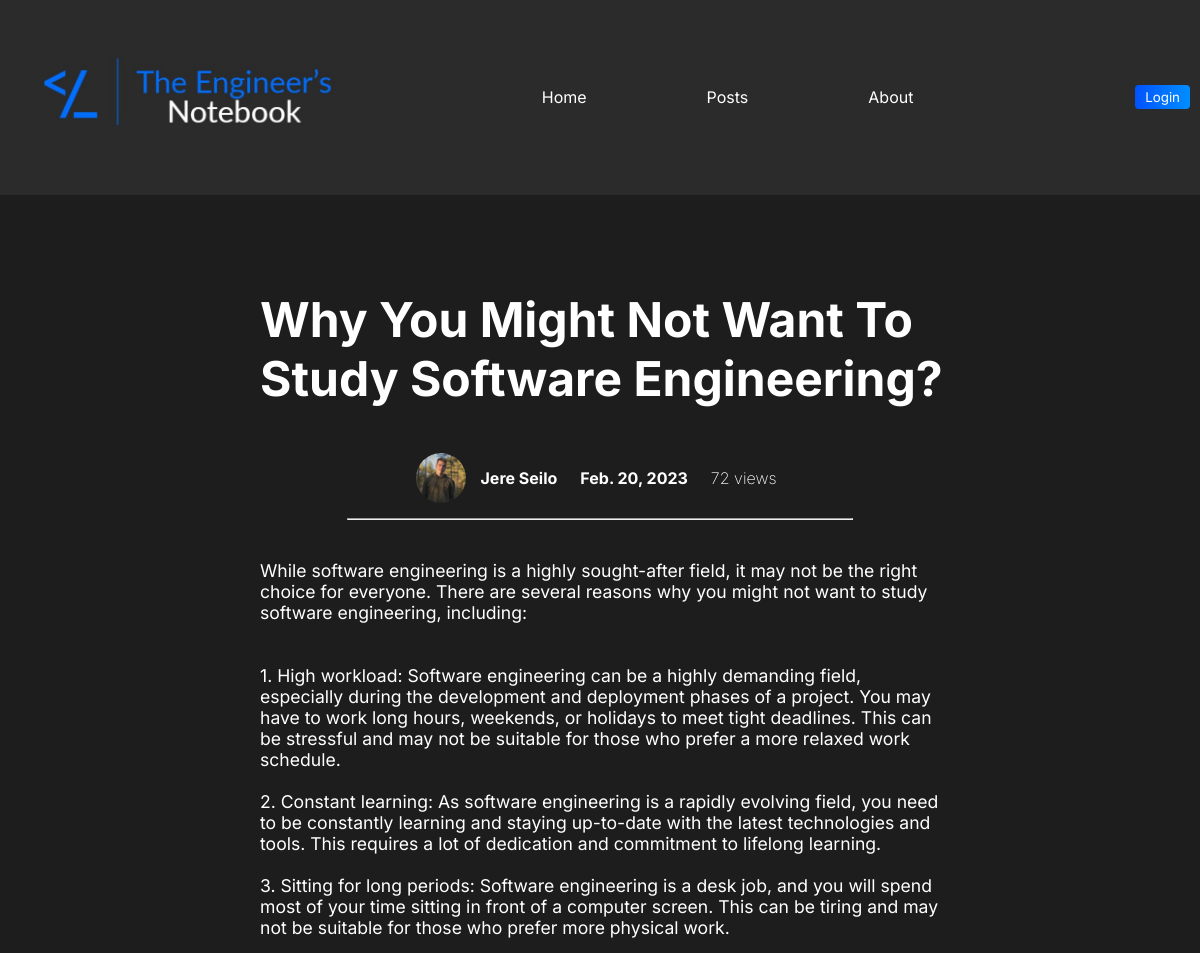
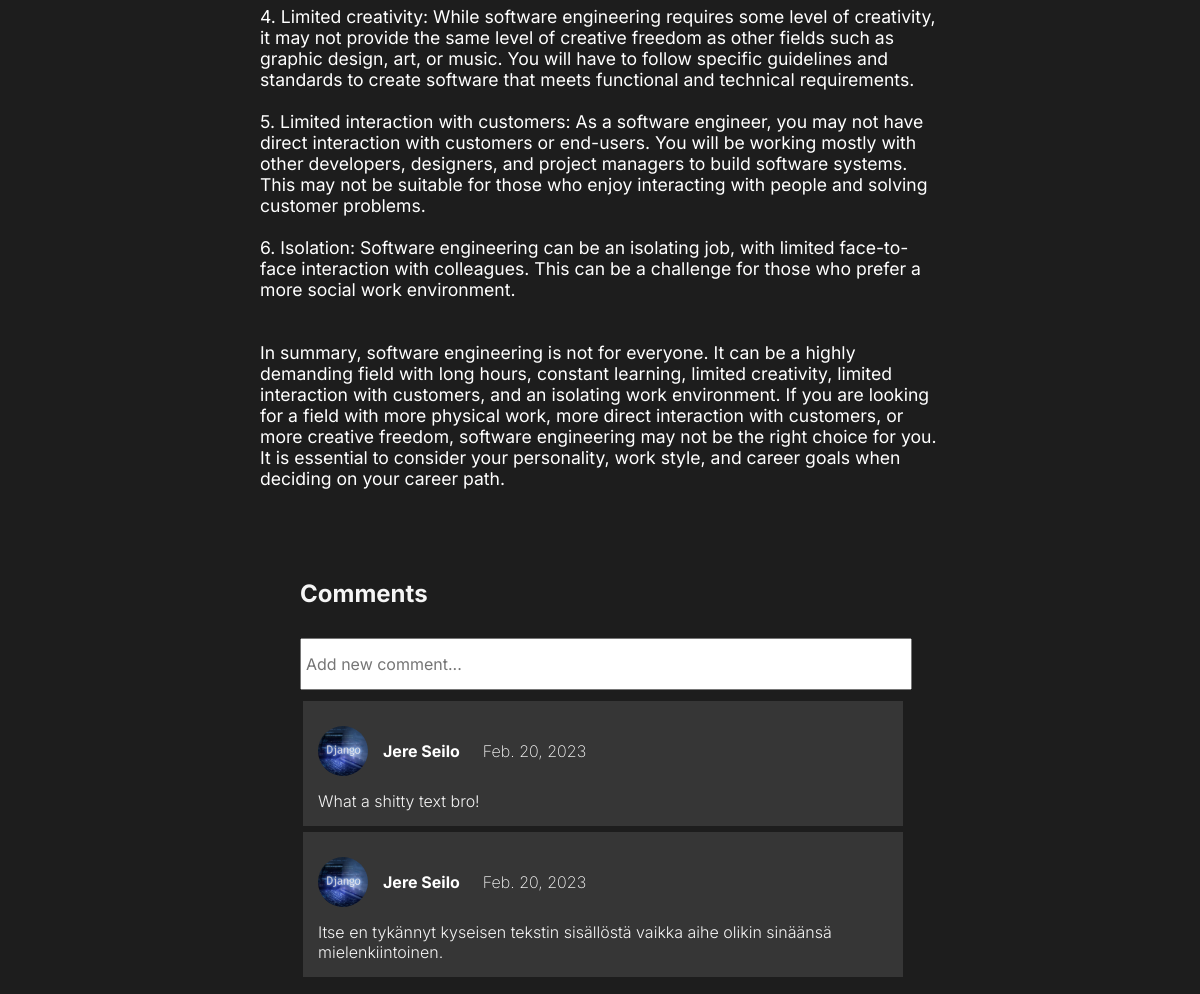
The page /posts/why-you-might-not-want-to-study-software-engineering on the database its author committed (2 pictures, top to bottom).
### blogapp/models.py (models this page shows, shortened)
class Post(models.Model):
    author = models.ForeignKey("Author", on_delete=models.CASCADE)
    title = models.CharField(max_length=80)
    intro = models.CharField(max_length=100)
    image = models.ImageField(upload_to="images")
    text = models.TextField()
    date = models.DateField(default=date.today())
    views = models.IntegerField(default=0)
    slug = models.SlugField(unique=True)
    def save(self, *args, **kwargs):
        self.slug = slugify(self.title)
        super(Post, self).save(*args, **kwargs)

class Author(models.Model):
    firstname = models.CharField(max_length=50)
    lastname = models.CharField(max_length=50)
    profilepic = models.ImageField(upload_to="images")
    def __str__(self):
        return (f"{self.firstname}  {self.lastname}")

### blogapp/views.py (the view, shortened to what this page needs)
# urls.py: path("posts/<slug:slug>", views.PostDetailView.as_view(), name="postdetail")
class PostDetailView(View):
    def get(self, request, slug):
        post = Post.objects.get(slug=slug)
        post.views += 1
        post.save()
        form = CommentForm()
        return render(request, "blogapp/postdetail.html", {"post":post, "form":form})

### blogapp/forms.py
class CommentForm(forms.Form):
    comment = forms.CharField(label="Comment", max_length=500, widget=forms.TextInput(attrs={'class':'commentbox', "placeholder":"Add new comment..."}))

### blogapp/templates/blogapp/postdetail.html (shortened to what this page needs)
{% extends 'base.html' %}
{% load static %}
{% block css_url%}{% static 'blogapp/postdetail.css' %}{% endblock css_url%}
{% block nav_css %}{% static 'nav.css' %}{% endblock nav_css %}
{% block content %}
{% include "nav.html" %}
<div class="main">
    <div class="textbox">
        <h2>{{post.title}}</h2>
        <div class="written">
            <img id="pp" src={{post.author.profilepic.url}}>
            <p>{{post.author}}</p>
            <p>{{post.date}}</p>
            <p id="views">{{post.views}} views</p>
       </div>
        <hr>
        <p id="text">{{post.text |linebreaksbr}}</p>
        <section>
            <div class="comments">
                <h1>Comments</h1>
                <div class="new_comment">
                    <form method="POST">
                        {{form.comment}}
                    </form>
                </div>
                <div class="comment">
                    <div class="written" id="comment_writer">
                        <img id="pp" src={% static 'blogapp/django.jpg' %}>
                        <p>{{post.author}}</p>
                        <p  id="pvm">{{post.date}}</p>
                    </div>
                <p class="comment_text">What a shitty text bro!</p>
                </div>
                <div class="comment">
                    <div class="written" id="comment_writer">
                        <img id="pp" src={% static 'blogapp/django.jpg' %}>
                        <p>{{post.author}}</p>
                        <p id="pvm">{{post.date}}</p>
                    </div>
                <p class="comment_text">Itse en tykännyt kyseisen tekstin sisällöstä vaikka aihe olikin sinäänsä mielenkiintoinen.</p>
                </div>
            </div>
        </section>
    </div>
</div>
{% endblock content %}

### blogapp/static/blogapp/postdetail.css (style rules this page uses)
* { margin: 0; padding: 0; }
.main { height: 90vh; width: 100vw; background-color: #1d1d1d; display: flex; justify-content: center; overflow:auto !important; }
.textbox { margin-top: 70px; height: 700px; width: 60vw; display: flex; flex-direction: column; align-items: center; }
.written { color: #fff; display: flex; justify-content: center; top: 0px; margin-top: 25px; margin-bottom: 5px; align-items: center; }
.written p { font-family: 'Inter', sans-serif; font-weight: 700; padding-left: 15px; padding-right: 8px; }
#pp { height: 50px; width: 50px; border-radius: 50%; }
.textbox h2 { color: #fff; margin-top:25px; font-family: 'Inter', sans-serif; font-size: 3rem; padding-left: 20px; margin-bottom: 20px; }
#text { margin: 20px; margin-top: 40px; color: #fff; font-family: 'Inter', sans-serif; font-size: 1.1rem; padding-bottom: 40px; }
hr { margin-top: 10px; width: 70%; color: #1d1d1d; }
#views { font-weight: 200; }
.comments { padding-top: 30px; padding-bottom: 25px; font-family: 'Inter', sans-serif; width: 50vw; font-weight: 300; color: whitesmoke; display: flex; flex-direction: column; align-items: start; }
.comments h1 { margin-bottom: 30px; }
#comment_writer { justify-content: start !important; margin-left: 15px; }
.comment { background-color: rgb(54, 54, 54); width: 100%; margin: 3px; }
.comment_text { margin: 15px; }
#pvm { font-weight: 200; }
.new_comment { height: 60px; width: 100%; }
.commentbox { height: 40px; width: 100%; font-family: 'Inter', sans-serif; font-size: 1rem; padding: 4px; }

### rows shown on the page
Post: title "Why You Might Not Want To Study Software Engineering?", author.profilepic (picture), author "Jere Seilo", date "Feb. 20, 2023", views "72", text "While software engineering is a highly sought-after field, it may not be the right choice for everyone. There are several reasons why you might not want to study software engineering, including: 1. High workload: Software engineering can be a highly demanding field, especially during the development and deployment phases of a project. You may have to work long hours, weekends, or holidays to meet tight deadlines. This can be stressful and may not be suitable for those who prefer a more relaxed work schedule. 2. Constant learning: As software engineering is a rapidly evolving field, you need to be constantly learning and staying up-to-date with the latest technologies and tools. This…"
